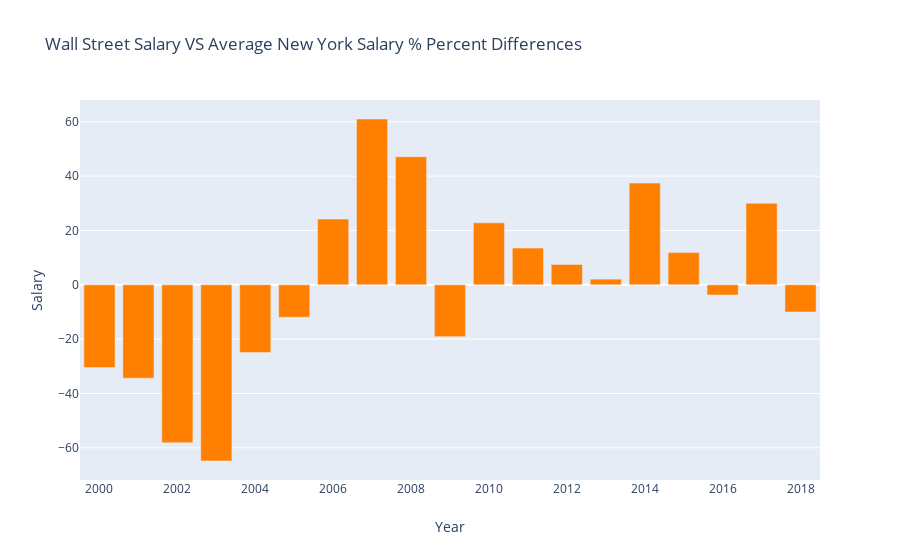

Write notebook code for a chart like this one.
### Code cell
import plotly.express as px

layout = go.Layout(
    title="Wall Street Salary VS Average New York Salary % Percent Differences",
    yaxis=dict(title='Salary'),
    xaxis=dict(title='Year'),
    legend=dict(
        x=0,
        y=1.0,
        bgcolor='rgba(255, 255, 255, 0)',
        bordercolor='rgba(255, 255, 255, 0)'
    )
)
traces = [ 
        go.Bar(x=pct_diff.index, y=pct_diff.pct_diff2, name="% Percent Difference", marker_color='rgb(255, 128, 0)'), 
]
fig = go.Figure(data=traces, layout=layout)
fig.show()

### Figure 1 — Plotly figure (JSON) as saved in the notebook; plotly's stock layout.template omitted (floating-point values rounded to 4 significant figures)
{"data": [{"marker": {"color": "rgb(255, 128, 0)"}, "name": "% Percent Difference", "type": "bar", "x": [2000, 2001, 2002, 2003, 2004, 2005, 2006, 2007, 2008, 2009, 2010, 2011, 2012, 2013, 2014, 2015, 2016, 2017, 2018], "y": [-30.48, -34.36, -58.18, -64.86, -24.95, -11.95, 24.21, 61.03, 47.18, -19.08, 22.81, 13.5, 7.479, 2.09, 37.44, 11.86, -3.763, 29.99, -9.988]}], "layout": {"legend": {"bgcolor": "rgba(255, 255, 255, 0)", "bordercolor": "rgba(255, 255, 255, 0)", "x": 0, "y": 1}, "title": {"text": "Wall Street Salary VS Average New York Salary % Percent Differences"}, "xaxis": {"title": {"text": "Year"}}, "yaxis": {"title": {"text": "Salary"}}}}
